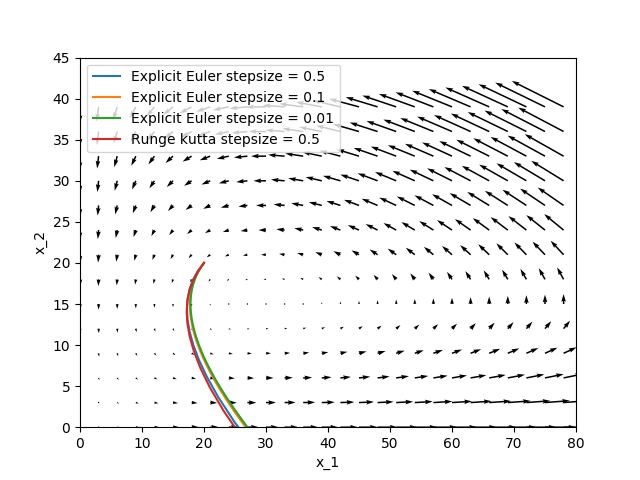

Python code for this plot:
#!bin/usr/python3
import numpy as np
import matplotlib.pyplot as plt

def explicit_euler(f_1,f_2,intervall_start,intervall_end,stepsize):
    '''Explicit euler approximation for two ODEs'''
    x_y_t = [20,20]
    approximations = [x_y_t]
    for step in np.arange(intervall_start+stepsize,intervall_end+stepsize,stepsize):
        x_delta_t = x_y_t[0] + stepsize*f_1(x_y_t[0],x_y_t[1])
        y_delta_t = x_y_t[1] + stepsize*f_2(x_y_t[0],x_y_t[1])

        x_y_t = [x_delta_t,y_delta_t]
        approximations.append(x_y_t)
    return approximations

def runge_kutta(f_1,f_2,intervall_start,intervall_end,stepsize):
    '''Runge Kutta approximation for two ODEs'''
    x_y_t = [20,20]
    approximations = [x_y_t]
    for step in np.arange(intervall_start+stepsize,intervall_end+stepsize,stepsize):
        #approximate x
        k_1 = stepsize*f_1(x_y_t[0],x_y_t[1])
        k_2 = stepsize*f_1(x_y_t[0]+k_1/2,x_y_t[1]+stepsize/2)
        k_3 = stepsize*f_1(x_y_t[0]+k_1/2,x_y_t[1]+stepsize/2)
        k_4 = stepsize*f_1(x_y_t[0]+k_3,x_y_t[1]+stepsize)
        x_delta_t = x_y_t[0]+k_1/6+k_2/3+k_3/3+k_4/6
        #approximate y
        k_1 = stepsize*f_2(x_y_t[0],x_y_t[1])
        k_2 = stepsize*f_2(x_y_t[0]+stepsize/2,x_y_t[1]+k_1/2)
        k_3 = stepsize*f_2(x_y_t[0]+stepsize/2,x_y_t[1]+k_1/2)
        k_4 = stepsize*f_2(x_y_t[0]+stepsize,x_y_t[1]+k_3)
        y_delta_t = x_y_t[1]+k_1/6+k_2/3+k_3/3+k_4/6

        x_y_t = [x_delta_t,y_delta_t]
        approximations.append(x_y_t)
    return approximations



def f_1(x,y):
    return x*(0.3-y*(0.01+0.01))

def f_2(x,y):
    return x*(y*0.01-0.3)

def main():
    t_final = 50

    #subtask a: phase spase diagram
    X = np.arange(0,80,3)
    Y = np.arange(0,40,3)
    XX,YY = np.meshgrid(X,Y)
    U = XX*(0.3 -YY*(0.01 + 0.01))
    V = YY*(XX*0.01 - 0.3)

    plt.figure()
    plt.quiver(XX,YY,U,V)
    plt.ylim((0, 45))
    plt.xlim((0,80))
    plt.ylabel('x_2')
    plt.xlabel('x_1')

    #subtask b: explicit euler approximation
    stepsizes = [0.5,0.1,0.01]
    intervall_start = 0
    intervall_end = t_final
    #explicit euler approximations
    for stepsize in stepsizes:
        approx = explicit_euler(f_1,f_2,intervall_start,intervall_end,stepsize)
        plt.plot([a[0] for a in approx],[a[1] for a in approx],label=f'Explicit Euler stepsize = {stepsize}')

    #subtask c: runge kutta approximation
    approx = runge_kutta(f_1,f_2,intervall_start,intervall_end,0.5)
    plt.plot([a[0] for a in approx],[a[1] for a in approx],label=f'Runge kutta stepsize = 0.5')
    plt.legend()
    plt.savefig('Exc8Task2.png')












if __name__ == "__main__":
    main()
